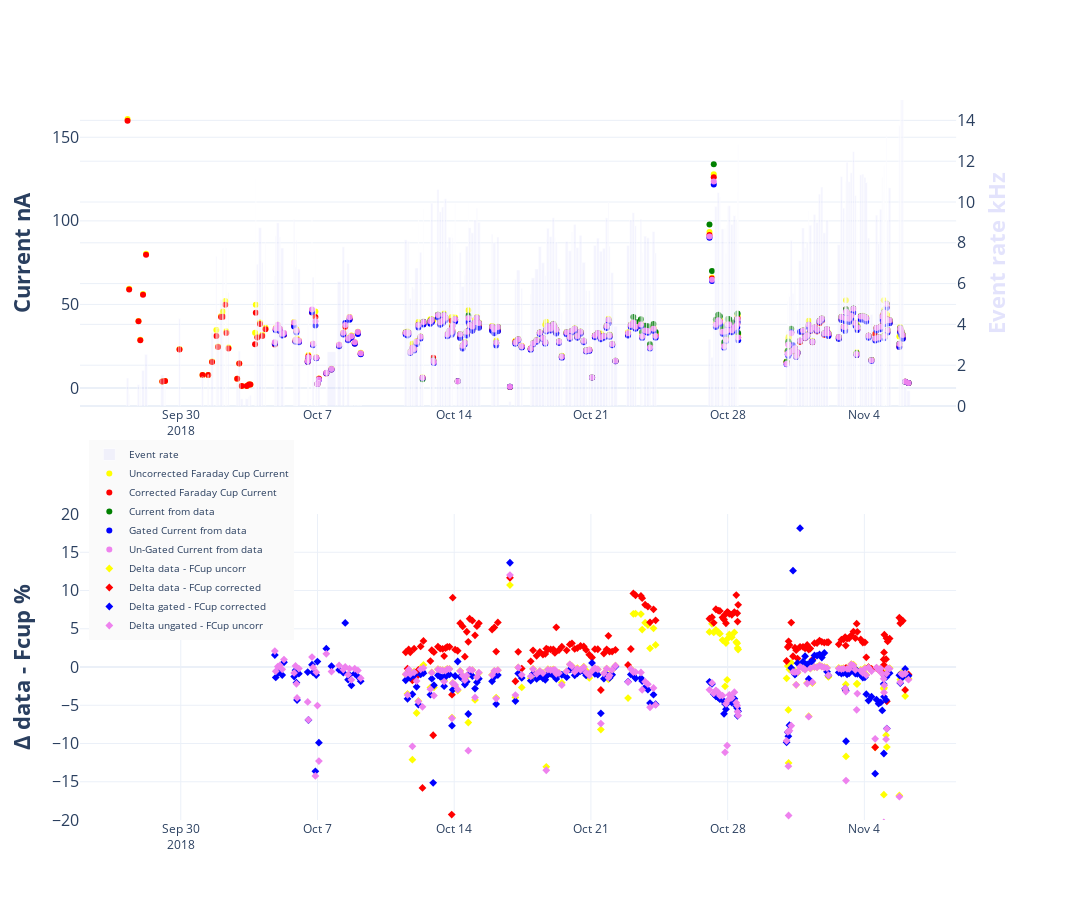

Write notebook code for a chart like this one.
### Code cell
fig = make_subplots(rows=2, specs=[[{"secondary_y": True}],[{}]])
fig.update_layout(height=900, width=1200,
                  #title=go.layout.Title(text=f"Charge comparison for RGA", xanchor="left", x=0.4),
                  #titlefont=dict(size=24),
                  )
fig.add_trace(go.Bar(x=runs.center, y=runs.event_rate, width=runs.dt, name="Event rate", hovertext=runs.hover, marker=dict(color='rgba(200,200,250,0.2)') ), row=1, col=1, secondary_y=True)
fig.add_trace(go.Scatter(x=runs.center, y=1E9*runs.Fcup_charge/runs.dt, name="Uncorrected Faraday Cup Current", hovertext=runs.hover, mode="markers", marker=dict(color="yellow")), row=1, col=1)
fig.add_trace(go.Scatter(x=runs.center, y=1E9*runs.Fcup_charge_corr/runs.dt, name="Corrected Faraday Cup Current", hovertext=runs.hover, mode="markers", marker=dict(color="red")), row=1, col=1)
fig.add_trace(go.Scatter(x=runs.center, y=1E9*runs.data_charge/runs.dt, name="Current from data", mode="markers", hovertext=runs.hover, marker=dict(color="green")), row=1, col=1)
fig.add_trace(go.Scatter(x=runs.center, y=1E9*runs.gated_charge/runs.dt, name="Gated Current from data", mode="markers", hovertext=runs.hover, marker=dict(color="blue")), row=1, col=1)
fig.add_trace(go.Scatter(x=runs.center, y=1E9*runs.ungated_charge/runs.dt, name="Un-Gated Current from data", mode="markers", hovertext=runs.hover, marker=dict(color="violet")), row=1, col=1)

diff_corr = 100*( (runs.data_charge - runs.Fcup_charge_corr)/runs.data_charge )
diff_uncorr = 100*( (runs.data_charge - runs.Fcup_charge)/runs.data_charge )
diff_corr_gated = 100*((runs.gated_charge - runs.Fcup_charge_corr)/runs.gated_charge)
diff_corr_ungated = 100*((runs.ungated_charge - runs.Fcup_charge)/runs.ungated_charge)

fig.add_trace(go.Scatter(x=runs.center, y=diff_uncorr, name="Delta data - FCup uncorr",
                         mode="markers", hovertext=runs.hover, marker=dict(color="yellow", symbol="diamond")), row=2, col=1)

fig.add_trace(go.Scatter(x=runs.center, y=diff_corr, name="Delta data - FCup corrected",
                         mode="markers", hovertext=runs.hover, marker=dict(color="red", symbol="diamond")), row=2, col=1)

fig.add_trace(go.Scatter(x=runs.center, y=diff_corr_gated, name="Delta gated - FCup corrected",
                         mode="markers", hovertext=runs.hover, marker=dict(color="blue", symbol="diamond")), row=2, col=1)

fig.add_trace(go.Scatter(x=runs.center, y=diff_corr_ungated, name="Delta ungated - FCup uncorr",
                         mode="markers", hovertext=runs.hover, marker=dict(color="violet", symbol="diamond")), row=2, col=1)


fig.update_yaxes(title_text="<b>Current nA</b>", titlefont=dict(size=22), secondary_y=False, tickfont=dict(size=16), row=1, col=1)
fig.update_yaxes(title_text="<b>Event rate kHz</b>", titlefont=dict(size=22, color='rgba(200,200,250,0.5)'), secondary_y=True, tickfont=dict(size=16),range = [0, 15.], row=1, col=1)
fig.update_yaxes(title_text="<b>Δ data - Fcup %</b>", titlefont=dict(size=22), secondary_y=False, tickfont=dict(size=16),range = [-20., 20.], row=2, col=1)

fig.update_layout(legend=dict(
                x=0.01,
                y=0.25,
                bgcolor="rgba(250,250,250,1.)",
                font=dict(
                    size=10
                ),
                #orientation='h'
            ))
fig.write_html("RGA_charge.html")
fig.write_image("RGA_charge.pdf", width=2048, height=900)
fig.show()

### Figure 1 — Plotly figure (JSON) as saved in the notebook; plotly's stock layout.template omitted (floating-point values rounded to 4 significant figures; data arrays with more than 128 entries replaced by an {"elided": "..."} marker saying what was removed)
{"data": [{"hovertext": {"elided": "232 str values"}, "marker": {"color": "rgba(200,200,250,0.2)"}, "name": "Event rate", "type": "bar", "width": {"elided": "232 int values"}, "x": {"elided": "232 str values"}, "xaxis": "x", "y": {"elided": "232 float values"}, "yaxis": "y2"}, {"hovertext": {"elided": "232 str values"}, "marker": {"color": "yellow"}, "mode": "markers", "name": "Uncorrected Faraday Cup Current", "type": "scatter", "x": {"elided": "232 str values"}, "xaxis": "x", "y": {"elided": "232 float values"}, "yaxis": "y"}, {"hovertext": {"elided": "232 str values"}, "marker": {"color": "red"}, "mode": "markers", "name": "Corrected Faraday Cup Current", "type": "scatter", "x": {"elided": "232 str values"}, "xaxis": "x", "y": {"elided": "232 float values"}, "yaxis": "y"}, {"hovertext": {"elided": "232 str values"}, "marker": {"color": "green"}, "mode": "markers", "name": "Current from data", "type": "scatter", "x": {"elided": "232 str values"}, "xaxis": "x", "y": {"elided": "232 float values"}, "yaxis": "y"}, {"hovertext": {"elided": "232 str values"}, "marker": {"color": "blue"}, "mode": "markers", "name": "Gated Current from data", "type": "scatter", "x": {"elided": "232 str values"}, "xaxis": "x", "y": {"elided": "232 float values"}, "yaxis": "y"}, {"hovertext": {"elided": "232 str values"}, "marker": {"color": "violet"}, "mode": "markers", "name": "Un-Gated Current from data", "type": "scatter", "x": {"elided": "232 str values"}, "xaxis": "x", "y": {"elided": "232 float values"}, "yaxis": "y"}, {"hovertext": {"elided": "232 str values"}, "marker": {"color": "yellow", "symbol": "diamond"}, "mode": "markers", "name": "Delta data - FCup uncorr", "type": "scatter", "x": {"elided": "232 str values"}, "xaxis": "x2", "y": {"elided": "232 float values"}, "yaxis": "y3"}, {"hovertext": {"elided": "232 str values"}, "marker": {"color": "red", "symbol": "diamond"}, "mode": "markers", "name": "Delta data - FCup corrected", "type": "scatter", "x": {"elided": "232 str values"}, "xaxis": "x2", "y": {"elided": "232 float values"}, "yaxis": "y3"}, {"hovertext": {"elided": "232 str values"}, "marker": {"color": "blue", "symbol": "diamond"}, "mode": "markers", "name": "Delta gated - FCup corrected", "type": "scatter", "x": {"elided": "232 str values"}, "xaxis": "x2", "y": {"elided": "232 float values"}, "yaxis": "y3"}, {"hovertext": {"elided": "232 str values"}, "marker": {"color": "violet", "symbol": "diamond"}, "mode": "markers", "name": "Delta ungated - FCup uncorr", "type": "scatter", "x": {"elided": "232 str values"}, "xaxis": "x2", "y": {"elided": "232 float values"}, "yaxis": "y3"}], "layout": {"height": 900, "legend": {"bgcolor": "rgba(250,250,250,1.)", "font": {"size": 10}, "x": 0.01, "y": 0.25}, "width": 1200, "xaxis": {"anchor": "y", "autorange": true, "domain": [0, 0.94], "range": ["2018-09-24 20:42:30.4435", "2018-11-08 16:09:45.5565"], "type": "date"}, "xaxis2": {"anchor": "y3", "autorange": true, "domain": [0, 0.94], "range": ["2018-09-24 20:42:30.4435", "2018-11-08 16:09:45.5565"], "type": "date"}, "yaxis": {"anchor": "x", "autorange": true, "domain": [0.575, 1], "range": [-10.79, 172.3], "tickfont": {"size": 16}, "title": {"font": {"size": 22}, "text": "<b>Current nA</b>"}, "type": "linear"}, "yaxis2": {"anchor": "x", "overlaying": "y", "range": [0, 15], "side": "right", "tickfont": {"size": 16}, "title": {"font": {"color": "rgba(200,200,250,0.5)", "size": 22}, "text": "<b>Event rate kHz</b>"}, "type": "linear"}, "yaxis3": {"anchor": "x2", "domain": [0, 0.425], "range": [-20, 20], "tickfont": {"size": 16}, "title": {"font": {"size": 22}, "text": "<b>Δ data - Fcup %</b>"}, "type": "linear"}}}
